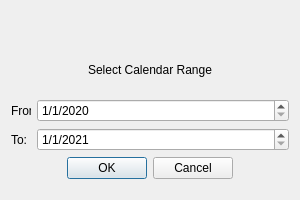
<?xml version="1.0" encoding="UTF-8"?>
<ui version="4.0">
 <class>RangeWindow</class>
 <widget class="QDialog" name="RangeWindow">
  <property name="geometry">
   <rect>
    <x>0</x>
    <y>0</y>
    <width>300</width>
    <height>200</height>
   </rect>
  </property>
  <property name="sizePolicy">
   <sizepolicy hsizetype="Fixed" vsizetype="Fixed">
    <horstretch>0</horstretch>
    <verstretch>0</verstretch>
   </sizepolicy>
  </property>
  <property name="minimumSize">
   <size>
    <width>300</width>
    <height>200</height>
   </size>
  </property>
  <property name="maximumSize">
   <size>
    <width>300</width>
    <height>200</height>
   </size>
  </property>
  <property name="contextMenuPolicy">
   <enum>Qt::DefaultContextMenu</enum>
  </property>
  <property name="windowTitle">
   <string>Message</string>
  </property>
  <property name="locale">
   <locale language="English" country="UnitedKingdom"/>
  </property>
  <layout class="QVBoxLayout" name="verticalLayout">
   <item>
    <layout class="QHBoxLayout" name="LayoutLabelCalendar">
     <item>
      <spacer name="horizontalSpacer_3">
       <property name="orientation">
        <enum>Qt::Horizontal</enum>
       </property>
       <property name="sizeHint" stdset="0">
        <size>
         <width>40</width>
         <height>20</height>
        </size>
       </property>
      </spacer>
     </item>
     <item>
      <widget class="QLabel" name="LabelCalendar">
       <property name="sizePolicy">
        <sizepolicy hsizetype="Fixed" vsizetype="Fixed">
         <horstretch>0</horstretch>
         <verstretch>0</verstretch>
        </sizepolicy>
       </property>
       <property name="minimumSize">
        <size>
         <width>30</width>
         <height>30</height>
        </size>
       </property>
       <property name="maximumSize">
        <size>
         <width>30</width>
         <height>30</height>
        </size>
       </property>
       <property name="text">
        <string/>
       </property>
       <property name="pixmap">
        <pixmap>icons/calendar.png</pixmap>
       </property>
       <property name="scaledContents">
        <bool>true</bool>
       </property>
      </widget>
     </item>
     <item>
      <spacer name="horizontalSpacer_4">
       <property name="orientation">
        <enum>Qt::Horizontal</enum>
       </property>
       <property name="sizeHint" stdset="0">
        <size>
         <width>40</width>
         <height>20</height>
        </size>
       </property>
      </spacer>
     </item>
    </layout>
   </item>
   <item>
    <widget class="QLabel" name="LabelMessage">
     <property name="sizePolicy">
      <sizepolicy hsizetype="Minimum" vsizetype="Minimum">
       <horstretch>0</horstretch>
       <verstretch>0</verstretch>
      </sizepolicy>
     </property>
     <property name="minimumSize">
      <size>
       <width>30</width>
       <height>0</height>
      </size>
     </property>
     <property name="maximumSize">
      <size>
       <width>400</width>
       <height>16777215</height>
      </size>
     </property>
     <property name="text">
      <string>Select Calendar Range</string>
     </property>
     <property name="alignment">
      <set>Qt::AlignCenter</set>
     </property>
     <property name="wordWrap">
      <bool>true</bool>
     </property>
    </widget>
   </item>
   <item>
    <layout class="QHBoxLayout" name="LayoutFrom">
     <item>
      <widget class="QLabel" name="LabelFrom">
       <property name="minimumSize">
        <size>
         <width>20</width>
         <height>0</height>
        </size>
       </property>
       <property name="maximumSize">
        <size>
         <width>20</width>
         <height>16777215</height>
        </size>
       </property>
       <property name="text">
        <string>From:</string>
       </property>
      </widget>
     </item>
     <item>
      <widget class="QDateTimeEdit" name="DateTimeFrom">
       <property name="date">
        <date>
         <year>2020</year>
         <month>1</month>
         <day>1</day>
        </date>
       </property>
       <property name="currentSection">
        <enum>QDateTimeEdit::DaySection</enum>
       </property>
       <property name="displayFormat">
        <string>d/M/yyyy</string>
       </property>
       <property name="calendarPopup">
        <bool>false</bool>
       </property>
      </widget>
     </item>
    </layout>
   </item>
   <item>
    <layout class="QHBoxLayout" name="LayoutTo">
     <item>
      <widget class="QLabel" name="LabelTo_2">
       <property name="minimumSize">
        <size>
         <width>20</width>
         <height>0</height>
        </size>
       </property>
       <property name="maximumSize">
        <size>
         <width>20</width>
         <height>16777215</height>
        </size>
       </property>
       <property name="text">
        <string>To: </string>
       </property>
      </widget>
     </item>
     <item>
      <widget class="QDateTimeEdit" name="DateTimeTo">
       <property name="date">
        <date>
         <year>2021</year>
         <month>1</month>
         <day>1</day>
        </date>
       </property>
       <property name="displayFormat">
        <string>d/M/yyyy</string>
       </property>
      </widget>
     </item>
    </layout>
   </item>
   <item>
    <layout class="QHBoxLayout" name="LayoutButtons">
     <item>
      <spacer name="horizontalSpacer">
       <property name="orientation">
        <enum>Qt::Horizontal</enum>
       </property>
       <property name="sizeHint" stdset="0">
        <size>
         <width>40</width>
         <height>20</height>
        </size>
       </property>
      </spacer>
     </item>
     <item>
      <widget class="QPushButton" name="ButtonTrue">
       <property name="text">
        <string>OK</string>
       </property>
      </widget>
     </item>
     <item>
      <widget class="QPushButton" name="ButtonFalse">
       <property name="text">
        <string>Cancel</string>
       </property>
      </widget>
     </item>
     <item>
      <spacer name="horizontalSpacer_2">
       <property name="orientation">
        <enum>Qt::Horizontal</enum>
       </property>
       <property name="sizeHint" stdset="0">
        <size>
         <width>40</width>
         <height>20</height>
        </size>
       </property>
      </spacer>
     </item>
    </layout>
   </item>
   <item>
    <spacer name="verticalSpacer">
     <property name="orientation">
      <enum>Qt::Vertical</enum>
     </property>
     <property name="sizeType">
      <enum>QSizePolicy::Fixed</enum>
     </property>
     <property name="sizeHint" stdset="0">
      <size>
       <width>20</width>
       <height>10</height>
      </size>
     </property>
    </spacer>
   </item>
  </layout>
 </widget>
 <resources/>
 <connections/>
</ui>
